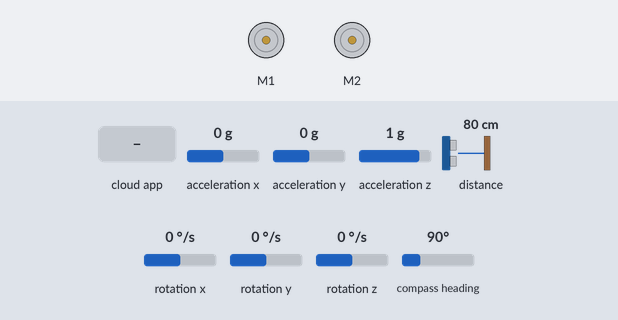
The sketch below on a simulated Arduino Leonardo, built with avr-gcc and run on an emulated ATmega32U4. Shown: 2 × DC motor (green arrow = forward, orange = backward, longer = faster). The inputs (shaded band) are chosen by the test bench; at power-on: acceleration x 0 g, acceleration y 0 g, acceleration z 1 g, distance to the obstacle 80 cm, rotation x 0 °/s, rotation y 0 °/s, rotation z 0 °/s, compass heading 90°. The ROS host is connected and sends only what is stated.

Above: at 1.2 s.
1.3 s: the phone or cloud app sets linear.x to -100
At 1.9 s:
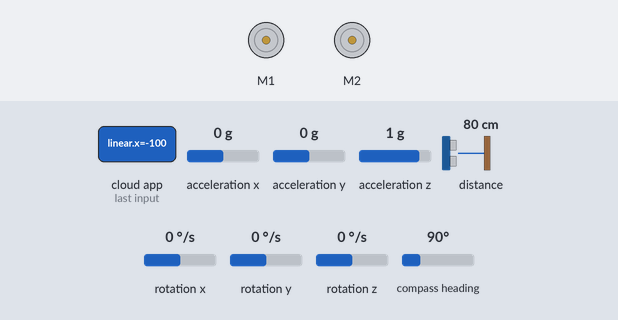
2.9 s: the phone or cloud app sets linear.x to 100
At 4.4 s:
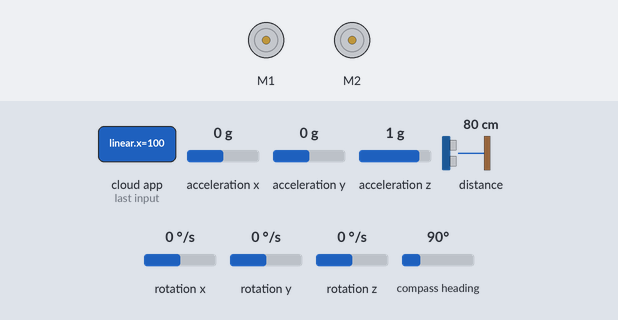
Timing chart, 0 to 5.9 s (numbered marks = the images above; inputs shaded):
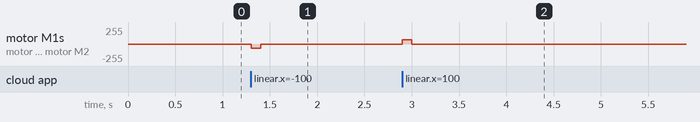

Measured:
- after the input at 1.3 s, motor M1, motor M2: stopped → backward 63/255 at once, → stopped 0.10 s later
- after the input at 2.9 s, motor M1, motor M2: stopped → forward 63/255 at once, → stopped 0.10 s later

The sketch:

sketch_may09c.ino
```cpp
#define USE_USBCON
#include <Wire.h>
#include <Zumo32U4.h>
#include <ros.h>
#include <geometry_msgs/Twist.h>
#include <std_msgs/Int8.h>
#include <std_msgs/Int16.h>

LSM303 compass;

ros::NodeHandle nh;

Zumo32U4ProximitySensors proxSensors;
bool proxLeftActive;
bool proxFrontActive;
bool proxRightActive;
std_msgs::Int16 heading;
std_msgs::Int8 prox_msg;
ros::Publisher pub_heading("/zumo/heading", &heading);
ros::Publisher pub_left("/zumo/prox_left", &prox_msg);
ros::Publisher pub_frontleft("/zumo/prox_frontleft", &prox_msg);
ros::Publisher pub_frontright("/zumo/prox_frontright", &prox_msg);
ros::Publisher pub_right("/zumo/prox_right", &prox_msg);

void ros_handler( const geometry_msgs::Twist& cmd_msg) {
  float x = cmd_msg.linear.x;
  float y = cmd_msg.linear.y;
  int speed = 100;

  if(x==1.0) forward(speed);
  if(x==-1.0) backward(speed);
  if(y==1.0) left(speed);
  if(y==-1.0) right(speed);

  stop();

}

ros::Subscriber<geometry_msgs::Twist> sub("/zumo/cmd_vel", ros_handler);
Zumo32U4Motors motors;

void setup()
{
    //setup the compass.
    Wire.begin();
    if (!compass.init())
    {
      // Failed to detect the compass.
      ledRed(1);
      while(1)
      {
        Serial.println(F("Failed to detect the compass."));
        delay(100);
      }
    }

  //replace with your calibration values
  compass.enableDefault();
  compass.m_min.x=-7788;
  compass.m_min.y=142;
  compass.m_min.z=-461;
  compass.m_max.x=-2905;
  compass.m_max.y=3639;
  compass.m_max.z=2446;

  nh.initNode();
  nh.subscribe(sub);
  nh.advertise(pub_heading);
  nh.advertise(pub_left);
  nh.advertise(pub_frontleft);
  nh.advertise(pub_frontright);
  nh.advertise(pub_right);

  proxSensors.initThreeSensors();
  uint16_t defaultBrightnessLevels[] = {1,2,3,4,5,6,7,8,9,10};
  proxSensors.setBrightnessLevels(defaultBrightnessLevels, 10);
}

void publishSensorData()
{
  prox_msg.data = proxSensors.countsLeftWithLeftLeds();
  pub_left.publish( &prox_msg);
  prox_msg.data = proxSensors.countsFrontWithLeftLeds();
  pub_frontleft.publish( &prox_msg);
  prox_msg.data = proxSensors.countsFrontWithRightLeds();
  pub_frontright.publish( &prox_msg);
  prox_msg.data = proxSensors.countsRightWithRightLeds();
  pub_right.publish( &prox_msg);
}

void forward(int time)
{
  motors.setLeftSpeed(100);
  motors.setRightSpeed(100);
  delay(time);
}

void backward(int time)
{
  motors.setLeftSpeed(-100);
  motors.setRightSpeed(-100);
  delay(time);
}

void left(int time)
{
  motors.setLeftSpeed(-100);
  motors.setRightSpeed(100);
  delay(time);
}

void right(int time)
{
  motors.setLeftSpeed(100);
  motors.setRightSpeed(-100);
  delay(time);
}

void stop()
{
  motors.setLeftSpeed(0);
  motors.setRightSpeed(0);
}

//control timing without pausing program.
static uint16_t lastSampleTime = 0;

void loop()
{
  ledRed(1);
  ledGreen(0);
  if ((uint16_t)(millis() - lastSampleTime) >= 500)
  {
    lastSampleTime = millis();
    // Send IR pulses and read the proximity sensors.
    proxSensors.read();
    publishSensorData();

    compass.read();
    //int reading = compass.heading();
    heading.data = compass.heading();
    pub_heading.publish(&heading);
    ledRed(0);
    ledGreen(1);
  }
  nh.spinOnce();
  delay(1);
}
```
